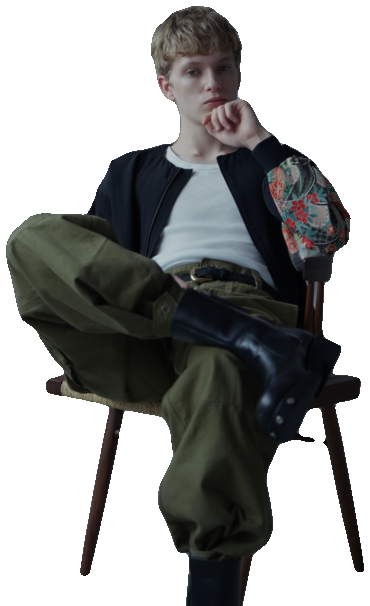
#> input picture video/two-mv/paris/stickers/01_cut.png, 370 x 606 px
$ python -i render_two_paris.py   (imports and definitions only)
#> lines starting #> are read from the running program, lines starting #| are printed output that depends on the picture
### video/two-mv/render_two.py
#!/usr/bin/env python3
"""
TWO — kinetic typography film in the "snapgram" reference style.

Style notes (from the reference):
  * 4:3 frame, 24 fps, heavy film grain + soft vignette
  * off-white "paper" scenes with small semi-bold type revealed word by word,
    dashed guide lines, a blinking cursor, hand-drawn circles / underlines,
    2-3 frame pixel glitches on cuts
  * black scenes with small white type on the left and a thermal-camera
    (orange heat-map) silhouette on the right, which later "cools" into a
    grey shadow on white
  * scattered single letters drifting on white with red scribbled circles
  * a giant cropped word on a red card as the opener, and again as the outro

Footage slots: scenes 3, 4 and 6 show a silhouette. With --footage DIR and
--clips the silhouette is cut from real clips: the person is segmented
(rembg / u2net_human_seg when installed, else a background-plate difference)
and pushed through the thermal colour map. Without footage a procedural
garment silhouette is used, so the film still works as a complete piece.

Usage:
  python3 render_two.py out.mp4 [--footage DIR --clips "01.mov@3.0:flip,04.mov@0.5,10.mov@4.0"]
                                 [--start S --end S] [--crf N]
"""
import argparse
import math
import os
import random
import subprocess
import sys

import numpy as np
from PIL import Image, ImageDraw, ImageFont, ImageFilter

# ----------------------------------------------------------------- settings
FPS = 24
W, H = 1440, 1080          # 4:3 like the reference (rendered larger)
DURATION = 21.8

FONT_DIR = "/usr/share/fonts/opentype/inter/"


def font(name, size):
    return ImageFont.truetype(os.path.join(FONT_DIR, name), int(size))


F_BODY = font("Inter-SemiBold.otf", 40)
F_BODY_LIGHT = font("Inter-Medium.otf", 40)
F_LETTER = font("InterDisplay-Medium.otf", 116)
F_GIANT = font("InterDisplay-Black.otf", 580)
F_TINY = font("Inter-Medium.otf", 26)

OFFWHITE = (233, 231, 227)
BLACK = (13, 12, 12)
RED = (214, 38, 28)
INK = (24, 22, 22)
INK_LIGHT = (160, 158, 155)       # colour of the word that was just typed
CHALK = (236, 233, 228)           # white type on black
CHALK_LIGHT = (120, 118, 115)
SHADOW = (58, 56, 54)             # the cooled silhouette on white

rng_global = np.random.default_rng(7)

# ----------------------------------------------------------------- helpers


def lerp(a, b, t):
    return a + (b - a) * t


def clamp01(x):
    return max(0.0, min(1.0, x))


def ease_out(t):
    t = clamp01(t)
    return 1 - (1 - t) ** 3


def ease_in_out(t):
    t = clamp01(t)
    return t * t * (3 - 2 * t)


def mix_col(a, b, t):
    t = clamp01(t)
    return tuple(int(round(lerp(a[i], b[i], t))) for i in range(3))


def blink(t, period=0.9, duty=0.55):
    return (t % period) < period * duty


# ------------------------------------------------------------ backgrounds


def _vignette(strength):
    yy, xx = np.mgrid[0:H, 0:W].astype(np.float32)
    dx = (xx - W * 0.5) / (W * 0.5)
    dy = (yy - H * 0.5) / (H * 0.5)
    r = np.sqrt(dx * dx + dy * dy)
    v = 1 - strength * np.clip((r - 0.45) / 0.9, 0, 1) ** 1.6
    return v[..., None]


VIG_WHITE = _vignette(0.26)
VIG_BLACK = _vignette(0.10)


def _paper():
    base = np.ones((H, W, 3), np.float32) * np.array(OFFWHITE, np.float32)
    # faint diagonal light fall-off like a photographed sheet of paper
    yy, xx = np.mgrid[0:H, 0:W].astype(np.float32)
    g = 1 - 0.07 * (xx / W) - 0.05 * (yy / H)
    base *= g[..., None]
    base *= VIG_WHITE
    return base


BG_PAPER = _paper()
BG_BLACK = np.ones((H, W, 3), np.float32) * np.array(BLACK, np.float32) * VIG_BLACK + 2.0
BG_RED = np.ones((H, W, 3), np.float32) * np.array(RED, np.float32) * _vignette(0.18)


# [61 lines left out: functions bg_image, dashed_line, word_layout, draw_words, not called in this run]


_scribble_cache = {}


# [71 lines left out: functions scribble_points, draw_scribble, pixel_glitch, specks, not called in this run]


# --------------------------------------------------------- silhouette slot

MASK_SCALE = 4                      # silhouette computed at quarter res
MW, MH = W // MASK_SCALE, H // MASK_SCALE

_noise_fields = [rng_global.random((7, 9)).astype(np.float32) for _ in range(16)]


# [9 lines left out: function heat_noise, not called in this run]


# garment outline (a loose tee on a hanger line), unit box coordinates
_GARMENT = [
    (0.40, 0.00), (0.33, 0.03), (0.10, 0.11), (0.00, 0.36), (0.07, 0.42),
    (0.19, 0.38), (0.17, 0.60), (0.16, 0.98), (0.84, 0.98), (0.83, 0.60),
    (0.81, 0.38), (0.93, 0.42), (1.00, 0.36), (0.90, 0.11), (0.67, 0.03),
    (0.60, 0.00), (0.56, 0.06), (0.50, 0.09), (0.44, 0.06),
]


# [71 lines left out: functions procedural_mask, _probe_dims, _extract, _matte_rembg, _matte_plate, _matte_key, not called in this run]


class FootageSlot:
    """A real clip, matted and placed on the right side of the frame.

    spec syntax for --clips:  NAME@OFFSET[:flip][:scale=1.25][:method=auto|rembg|plate|key][:y=0.04][:model=u2net]
      offset  in-point in seconds
      flip    mirror the clip (so the figure faces the text)
      scale   clip height relative to the frame height (crops top/bottom)
      y       where the crop window starts, as a fraction of the scaled clip
    Masks are precomputed for the slot's duration and cached as .npy next to
    the footage, so re-renders are instant."""

    # [46 lines left out: function __init__, not called in this run]

    @property
    def n(self):
        return len(self.masks)

    def mask(self, t_local):
        i = min(int(t_local * FPS), len(self.masks) - 1)
        return self.masks[i]

    # [52 lines left out: functions mask_full, color, placed_color_frames, parse_clip_spec, not called in this run]


_THERMAL_STOPS = [
    (0.00, (0, 0, 0)),
    (0.10, (28, 0, 10)),
    (0.22, (96, 6, 22)),
    (0.38, (184, 28, 20)),
    (0.55, (236, 92, 22)),
    (0.72, (250, 160, 36)),
    (0.86, (254, 214, 110)),
    (1.00, (255, 252, 236)),
]
_TS = np.array([s for s, _ in _THERMAL_STOPS], np.float32)
_TC = np.array([c for _, c in _THERMAL_STOPS], np.float32)


# [44 lines left out: functions thermal_colormap, render_silhouette, not called in this run]


# ------------------------------------------------------------------ scenes

TEXT_L1 = "TWO began with one question:"
TEXT_L2 = "what does it really mean to create?"
TEXT_L3 = "Not clothes for the sake of clothes."
TEXT_L4a = "but something intentional,"
TEXT_L4b = "made with purpose."
TEXT_L5 = "Each piece carries that search."
TEXT_L6 = "I hope it resonates with you too."

S = dict(red=0.0, l1=0.55, l2=3.45, l3=6.25, l4=9.65, l5=13.05, l6=16.45, end=19.85)


def reveal_times(t0, n, step):
    return [t0 + i * step for i in range(n)]


# [259 lines left out: functions giant_word, frame_at, main, not called in this run]


# [2 lines that do not run on import are left out]

### video/two-mv/render_two_paris.py
#!/usr/bin/env python3
"""
TWO — vertical beat-cut montage (second reference: a travel-diary style edit).

Format: 1080x1920, 24 fps, black. A 4:3 window shows one shot per beat.
During each shot a cut-out "sticker" of the NEXT shot's subject pops in above the
window, hovers with a little wobble, and drops into the window on the cut.
The last sticker is the TWO logotype on its red card, which lands as the end card.

Inputs (under --paris DIR):
  shots.txt                 idx clip t_in crop  (one line per shot, in order)
  shots/<idx>/NNN.png       graded 4:3 frames of each shot (976x732, 24 fps)
  stickers/<idx>_cut.png    RGBA cut-out of each shot's subject
  beats.json                {"cuts":[t0,t1,...], "end": t}  from beats.py (times of each cut)
Usage:
  python render_two_paris.py out.mp4 --paris paris --audio paris/mix.wav
"""
import argparse
import json
import math
import os
import subprocess
import sys

import numpy as np
from PIL import Image, ImageDraw, ImageFilter, ImageFont

sys.path.insert(0, os.path.dirname(os.path.abspath(__file__)))
import render_two as R

W, H, FPS = 1080, 1920, 24
WIN_W, WIN_H = 976, 732
WIN_X, WIN_Y = (W - WIN_W) // 2, int(0.358 * H)          # like the reference: window at 36-74 % of the height
BLACK = (8, 8, 8)
RED = (214, 38, 28)
INK = (24, 22, 22)
OFFWHITE = (233, 231, 227)
F_GIANT = ImageFont.truetype("/usr/share/fonts/opentype/inter/InterDisplay-Black.otf", 420)
F_CAP = ImageFont.truetype("/usr/share/fonts/opentype/inter/Inter-SemiBold.otf", 34)

rng = np.random.default_rng(11)
vrng = np.random.default_rng(23)
SRC_W, SRC_H = 1040, 780                 # shots are extracted oversized; the handheld crop wanders inside


# [47 lines left out: functions vhs, handheld_path, not called in this run]


def vhs_sticker(im):
    """Match the cut-outs to the window: a little saturation, softness and warmth, no outline."""
    rgb = im.convert("RGB").resize((im.width // 2, im.height // 2), Image.BILINEAR).resize(im.size, Image.BILINEAR)
    arr = np.array(rgb, np.float32)
    grey = arr.mean(2, keepdims=True)
    arr = grey + (arr - grey) * 1.35
    arr = (arr - 128) * 1.15 + 128 + 14
    arr *= np.array([1.05, 1.0, 0.96], np.float32)
    out = Image.fromarray(np.clip(arr, 0, 255).astype(np.uint8)).convert("RGBA")
    out.putalpha(im.split()[3])
    return out


def ease_out(t):
    t = min(max(t, 0.0), 1.0)
    return 1 - (1 - t) ** 3


def ease_in(t):
    t = min(max(t, 0.0), 1.0)
    return t * t * t


class Shot:
    def __init__(self, folder, seed=0):
        self.files = sorted(os.path.join(folder, f) for f in os.listdir(folder) if f.endswith(".png"))
        self.path = handheld_path(len(self.files) + 4, seed)

    # [11 lines left out: function frame, not called in this run]


def load_sticker(path, max_h=540, max_w=660):
#> called with path = 'paris/stickers/01_cut.png', max_h = 540, max_w = 660
    im = Image.open(path).convert("RGBA")
#> im is the input picture: PIL image 370x606 RGBA; mean R, G, B, A 24.6, 25.4, 24.5, 124.6
    s = min(max_h / im.height, max_w / im.width)
#> s = 0.891
    im = im.resize((max(1, int(im.width * s)), max(1, int(im.height * s))), Image.LANCZOS)
#> im: PIL image 329x540 RGBA
    return vhs_sticker(im)
#> in vhs_sticker, `rgb = im.convert("RGB").resize((im.width // 2, im.height // 2), Image...`:
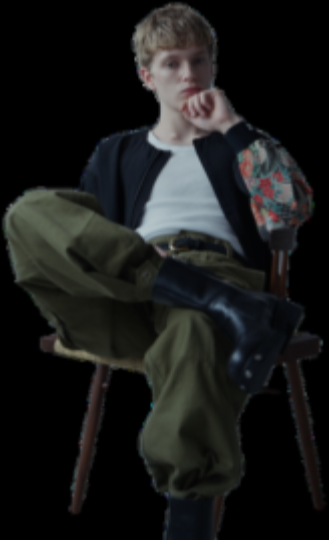
#> rgb: PIL image 329x540 RGB; mean R, G, B 25.8, 26.6, 25.8
#> in vhs_sticker, `arr = grey + (arr - grey) * 1.35`:
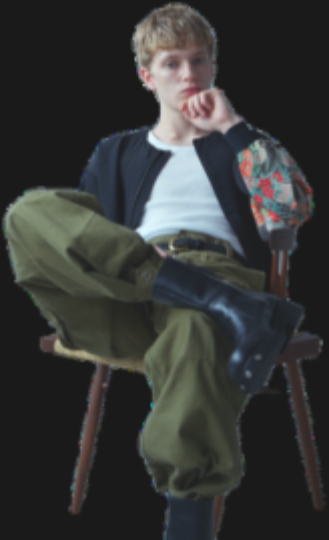
#> arr: shape (540, 329, 3) float32; mean R, G, B 25.7, 26.8, 25.7; drawn with min black and max white
#> in vhs_sticker, `out = Image.fromarray(np.clip(arr, 0, 255).astype(np.uint8)).convert("..`:
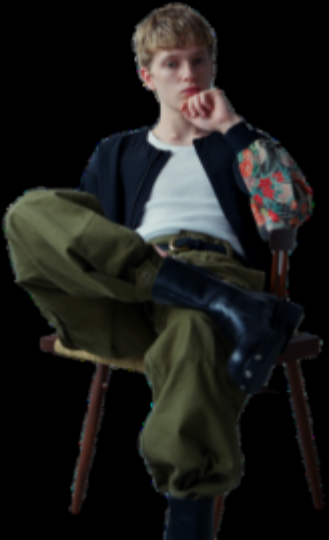
#> out: PIL image 329x540 RGBA; mean R, G, B, A 27.9, 27.8, 25.4, 255
#> in vhs_sticker, `out.putalpha(im.split()[3])`:
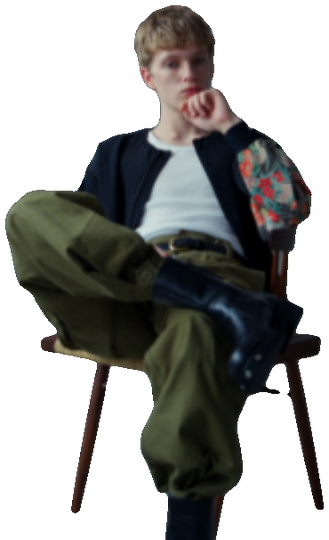
#> out: PIL image 329x540 RGBA; mean R, G, B, A 27.9, 27.8, 25.4, 124.6; transparent parts drawn white


# [142 lines left out: functions logo_sticker, paste_rotated, main, not called in this run]


# [2 lines not run here, left out]

>>> result = load_sticker('paris/stickers/01_cut.png')

$ run again, on video/two-mv/paris/stickers/04_cut.png
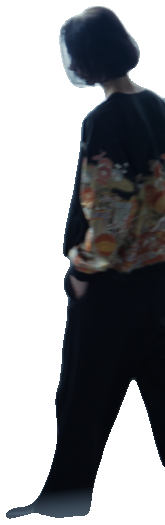
#> input picture video/two-mv/paris/stickers/04_cut.png, 165 x 525 px
#> in load_sticker, im is the input picture: PIL image 165x525 RGBA; mean R, G, B, A 13.8, 15.3, 18.1, 122
#> im: PIL image 169x540 RGBA
#> in vhs_sticker, `arr = grey + (arr - grey) * 1.35`:
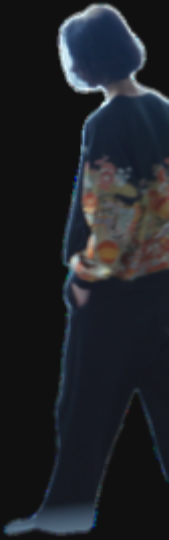
#> arr: shape (540, 169, 3) float32; mean R, G, B 14.9, 17.2, 21.5; drawn with min black and max white
#> in vhs_sticker, `out.putalpha(im.split()[3])`:
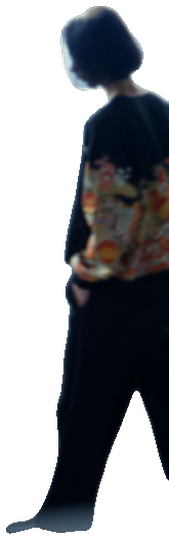
#> out: PIL image 169x540 RGBA; mean R, G, B, A 14.9, 16.8, 20.8, 122; transparent parts drawn white

$ run again, on video/two-mv/paris/stickers/05_cut.png
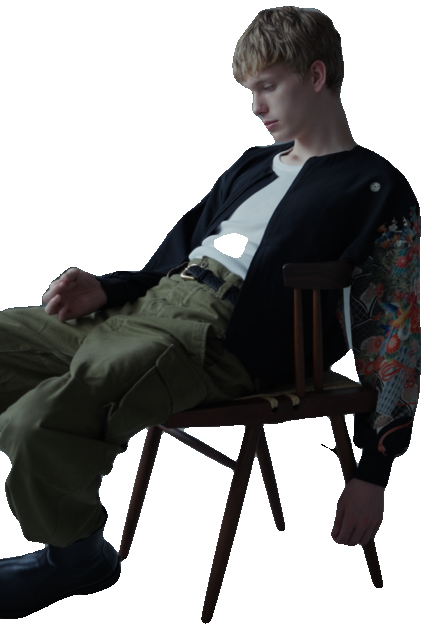
#> input picture video/two-mv/paris/stickers/05_cut.png, 427 x 630 px
#> in load_sticker, im is the input picture: PIL image 427x630 RGBA; mean R, G, B, A 17.6, 17.6, 17.3, 126.6
#> im: PIL image 366x540 RGBA
#> in vhs_sticker, `arr = grey + (arr - grey) * 1.35`:
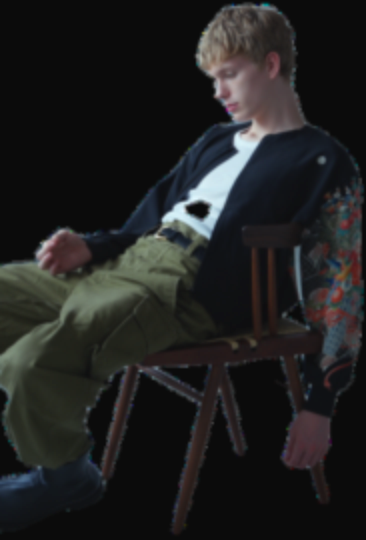
#> arr: shape (540, 366, 3) float32; mean R, G, B 19, 19.1, 18.8; drawn with min black and max white
#> in vhs_sticker, `out.putalpha(im.split()[3])`:
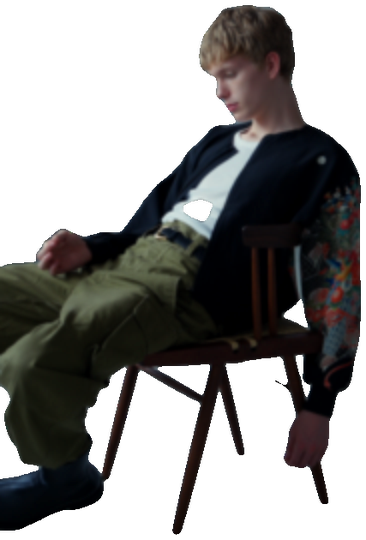
#> out: PIL image 366x540 RGBA; mean R, G, B, A 19.7, 18.9, 17.8, 126.6; transparent parts drawn white
